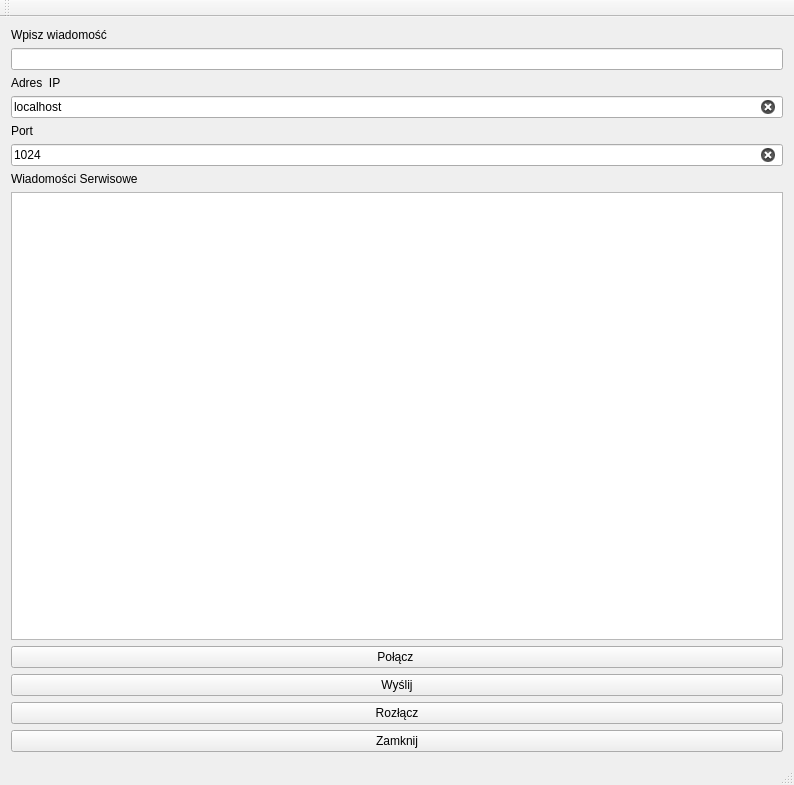
<?xml version="1.0" encoding="UTF-8"?>
<ui version="4.0">
 <class>MainWindow</class>
 <widget class="QMainWindow" name="MainWindow">
  <property name="geometry">
   <rect>
    <x>0</x>
    <y>0</y>
    <width>794</width>
    <height>785</height>
   </rect>
  </property>
  <property name="windowTitle">
   <string>MainWindow</string>
  </property>
  <widget class="QWidget" name="centralWidget">
   <layout class="QGridLayout" name="gridLayout">
    <item row="3" column="0">
     <widget class="QLabel" name="label_3">
      <property name="text">
       <string>Adres  IP</string>
      </property>
     </widget>
    </item>
    <item row="7" column="0">
     <widget class="QLabel" name="label_4">
      <property name="text">
       <string>Wiadomości Serwisowe</string>
      </property>
     </widget>
    </item>
    <item row="0" column="0">
     <widget class="QLabel" name="label_2">
      <property name="text">
       <string>Wpisz wiadomość</string>
      </property>
     </widget>
    </item>
    <item row="8" column="0">
     <widget class="QTextBrowser" name="textBrowser"/>
    </item>
    <item row="5" column="0">
     <widget class="QLabel" name="label">
      <property name="text">
       <string>Port</string>
      </property>
     </widget>
    </item>
    <item row="13" column="0">
     <widget class="QPushButton" name="pushButton_2">
      <property name="text">
       <string>Zamknij</string>
      </property>
     </widget>
    </item>
    <item row="4" column="0">
     <widget class="QLineEdit" name="lineEdit_2">
      <property name="text">
       <string>localhost</string>
      </property>
      <property name="clearButtonEnabled">
       <bool>true</bool>
      </property>
     </widget>
    </item>
    <item row="1" column="0">
     <widget class="QLineEdit" name="lineEdit">
      <property name="text">
       <string/>
      </property>
      <property name="clearButtonEnabled">
       <bool>true</bool>
      </property>
     </widget>
    </item>
    <item row="6" column="0">
     <widget class="QLineEdit" name="lineEdit_3">
      <property name="text">
       <string>1024</string>
      </property>
      <property name="clearButtonEnabled">
       <bool>true</bool>
      </property>
     </widget>
    </item>
    <item row="12" column="0">
     <widget class="QPushButton" name="pushButton_3">
      <property name="text">
       <string>Rozłącz</string>
      </property>
     </widget>
    </item>
    <item row="10" column="0">
     <widget class="QPushButton" name="pushButton_4">
      <property name="text">
       <string>Wyślij</string>
      </property>
     </widget>
    </item>
    <item row="9" column="0">
     <widget class="QPushButton" name="pushButton">
      <property name="acceptDrops">
       <bool>false</bool>
      </property>
      <property name="text">
       <string>Połącz </string>
      </property>
     </widget>
    </item>
   </layout>
  </widget>
  <widget class="QMenuBar" name="menuBar">
   <property name="geometry">
    <rect>
     <x>0</x>
     <y>0</y>
     <width>794</width>
     <height>22</height>
    </rect>
   </property>
  </widget>
  <widget class="QToolBar" name="mainToolBar">
   <attribute name="toolBarArea">
    <enum>TopToolBarArea</enum>
   </attribute>
   <attribute name="toolBarBreak">
    <bool>false</bool>
   </attribute>
  </widget>
  <widget class="QStatusBar" name="statusBar"/>
 </widget>
 <layoutdefault spacing="6" margin="11"/>
 <resources/>
 <connections/>
</ui>
